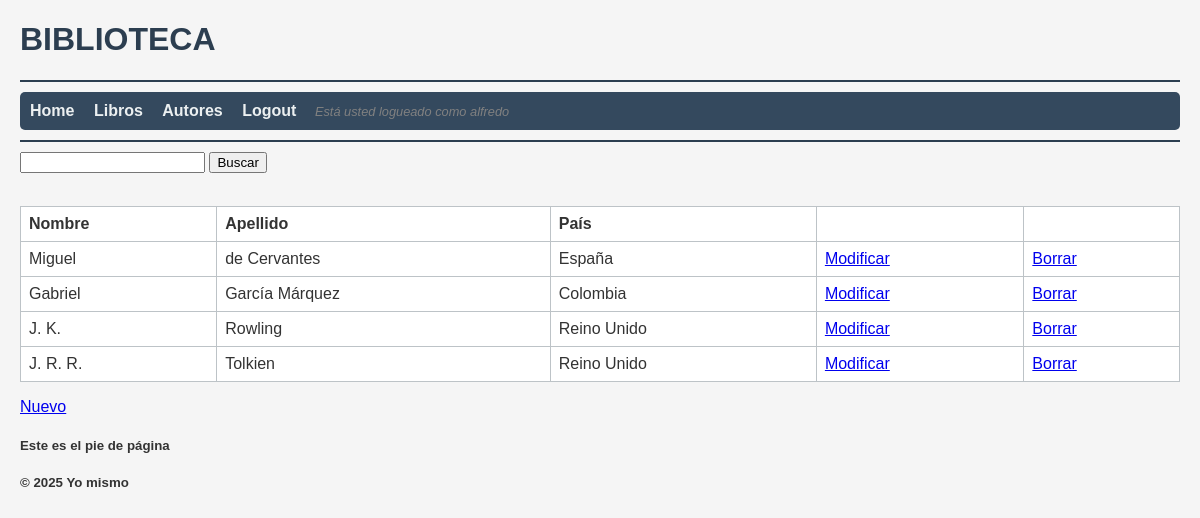
Screenshot of /index.php?action=mostrarListaAutores (signed in) with the database file from the repository.
### tables this page shows
CREATE TABLE `personas` (
  `idPersona` int(11) NOT NULL,
  `nombre` varchar(200) NOT NULL,
  `apellido` varchar(200) NOT NULL,
  `pais` varchar(100) NOT NULL
);

### view.php (called while the page is built)
<?php
class View {
    public static function render($nombreVista, $data = null) {
        include("views/header.php");
        include("views/nav.php");
        include("views/$nombreVista.php");
        include("views/footer.php");
    }
}

### index.php (called while the page is built, shortened)
<?php
    include_once("models/persona.php");
    include_once("view.php");
    if (isset($_REQUEST["action"])) {
        $action = $_REQUEST["action"];
    } else {
        $action = "mostrarFormLogin";
    }
    $biblio = new Biblioteca();
    $biblio->$action();
    class Biblioteca {
        private $libro, $persona, $user;
        public function __construct() {
            $this->persona = new Persona();
        }
        public function mostrarListaAutores() {
            $data["listaAutores"] = $this->persona->getAll();
            View::render("autor/all", $data);
        }
    }

### models/persona.php (called while the page is built, shortened)
<?php
class Persona
{
    private $db;
    public function __construct()
    {
        $dsn = "mysql:host=mariadb;dbname=pruebas;charset=utf8mb4";
        $usuario = "user";
        $clave = "1234";
        try {
            $this->db = new PDO($dsn, $usuario, $clave);
        } catch (PDOException $e) {
            die("Error en la conexión: " . $e->getMessage());
        }
    }
    public function getAll()
    {
        $sql = "SELECT * FROM personas ORDER BY apellido, nombre";
        $stmt = $this->db->query($sql);
        return $stmt->fetchAll(PDO::FETCH_OBJ);
    }
}

### views/autor/all.php (the view, shortened to what this page needs)
<?php
$listaAutores = $data["listaAutores"] ?? [];
echo "<form action='index.php'>
        <input type='hidden' name='action' value='buscarAutores'>
        <input type='text' name='textoBusqueda'>
        <input type='submit' value='Buscar'>
      </form><br>";
if (count($listaAutores) == 0) {
  echo "No hay datos";
} else {
  echo "<table border ='1'>";
  echo "<tr><th>Nombre</th><th>Apellido</th><th>País</th><th></th><th></th></tr>";
  foreach ($listaAutores as $fila) {
    echo "<tr>";
    echo "<td>" . $fila->nombre . "</td>";
    echo "<td>" . $fila->apellido . "</td>";
    echo "<td>" . $fila->pais . "</td>";
    echo "<td><a href='index.php?action=formularioModificarAutor&idPersona=" . $fila->idPersona . "'>Modificar</a></td>";
    echo "<td><a href='index.php?action=borrarAutor&idPersona=" . $fila->idPersona . "'>Borrar</a></td>";
    echo "</tr>";
  }
  echo "</table>";
}
echo "<p><a href='index.php?action=formularioInsertarAutores'>Nuevo</a></p>";

### views/css/style.css (style rules this page uses)
body { font-family: Arial, sans-serif; margin: 20px; background-color: #f5f5f5; color: #333; }
table { width: 100%; border-collapse: collapse; margin-top: 15px; background-color: #fff; }
table th, table td { border: 1px solid #bdc3c7; padding: 8px; text-align: left; }
table th { background }

### rows the page displays
personas: nombre "Miguel", apellido "de Cervantes", pais "España"
personas: nombre "Gabriel", apellido "García Márquez", pais "Colombia"
personas: nombre "J. K.", apellido "Rowling", pais "Reino Unido"
personas: nombre "J. R. R.", apellido "Tolkien", pais "Reino Unido"

### other values shown
$_SESSION['username'] "alfredo"
